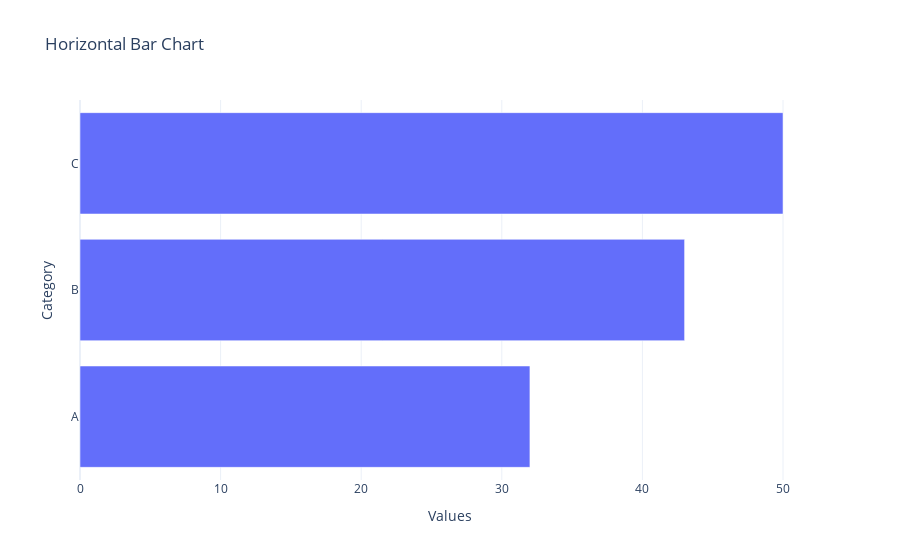

The code cell stored with this chart in its notebook:
### Code cell
# Horizontal bar chart
fig = px.bar(df2, y='Category', x='Values', orientation='h',
            title='Horizontal Bar Chart')
fig.show()

### Figure 1 — Plotly figure (JSON) as saved in the notebook; plotly's stock layout.template omitted (floating-point values rounded to 4 significant figures)
{"data": [{"hovertemplate": "Values=%{x}<br>Category=%{y}<extra></extra>", "legendgroup": "", "marker": {"color": "#636efa", "pattern": {"shape": ""}}, "name": "", "orientation": "h", "showlegend": false, "textposition": "auto", "type": "bar", "x": [32, 43, 50], "xaxis": "x", "y": ["A", "B", "C"], "yaxis": "y"}], "layout": {"barmode": "relative", "legend": {"tracegroupgap": 0}, "title": {"text": "Horizontal Bar Chart"}, "xaxis": {"anchor": "y", "domain": [0, 1], "title": {"text": "Values"}}, "yaxis": {"anchor": "x", "domain": [0, 1], "title": {"text": "Category"}}}}
